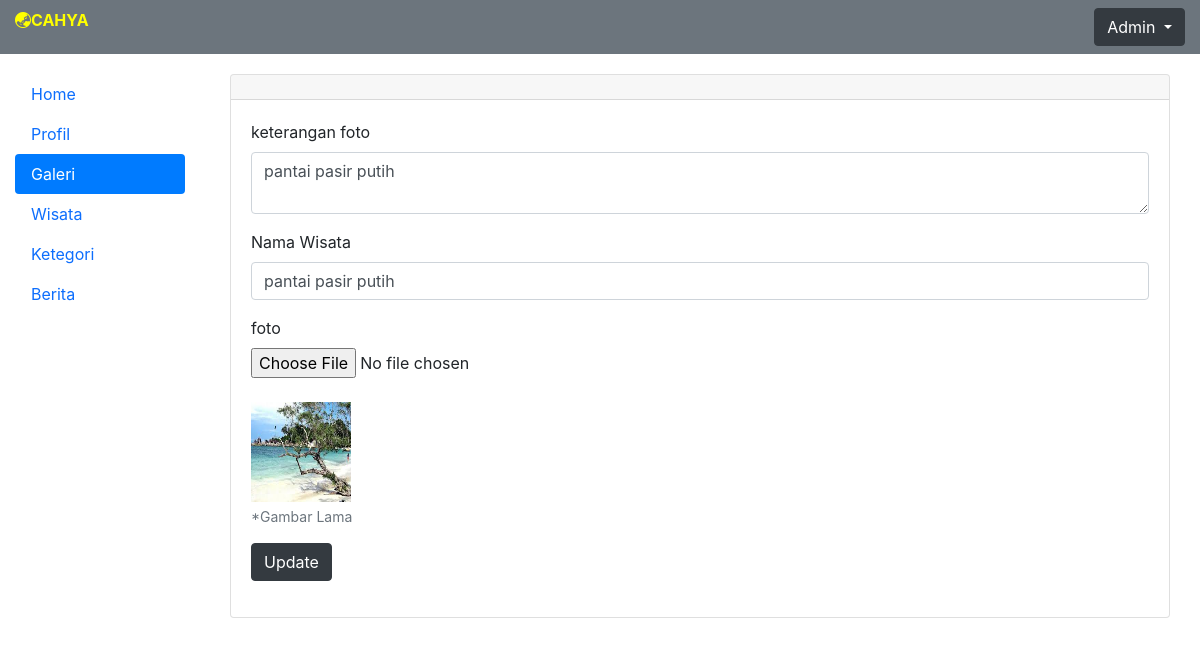
The page /dashboard.php?hal=edit_galeri&id=3 (signed in) on the database its author committed.
### tables this page shows
CREATE TABLE `tbl_galeri` (
  `id_galeri` int(11) NOT NULL,
  `keterangan_foto` varchar(51) NOT NULL,
  `id_wisata` int(11) NOT NULL,
  `nama_foto` varchar(51) NOT NULL
);

### modul/mod_galeri/edit_galeri.php (the view, shortened to what this page needs)
<div class="container-fluid">
    <div class="card">
        <div class="card-header"></div>
        <div class="card-body">
            <?php
            $id = $_GET['id'];
            $sql = mysqli_query($koneksi,"SELECT * FROM tbl_galeri WHERE id_galeri=$id");
            $r = mysqli_fetch_array($sql);
            ?>
            <form action="" method="POST" enctype="multipart/form-data">
                <div class="form-group">
                    <label>keterangan foto</label>
                    <textarea class="form-control" name="keterangan_foto" rows="2"><?php echo $r['keterangan_foto']?></textarea>
                </div>
                <div class="form-group">
                    <label>Nama Wisata</label>
                    <select name="id_wisata" class="form-control">
                            <?php
                        $tampil = mysqli_query($koneksi,"SELECT * FROM tbl_wisata");
                        while($a = mysqli_fetch_array($tampil)){
                            if($r['id_wisata'] == $a['id_wisata']){
                                ?>
                                <option value="<?php echo $a['id_wisata']?>" selected><?php echo $a['nama_wisata']?></option>
                                <?php
                             } else{ ?>
                                    <option value="<?php echo $a['id_wisata']?>"><?php echo $a['nama_wisata']?></option>
                             <?php
                             }
                        }
                        ?>
                    </select>
                </div>
                <div class="form-group">
                    <label>foto</label>
                    <input type="file" class="form-control-file" name="nama_foto">
                    <img  class="mt-4" src="././img_galeri/<?php echo $r['nama_foto'] ?>" height="100" width="100">
                    <small class="form-text text-muted">*Gambar Lama</small>
                </div>
                <div class="form-group">
                    <button type="submit" name="submit" class="btn btn-dark">Update</button>
                </div>
            </form>
        </div>
    </div>
</div>

### rows shown on the page
tbl_galeri: keterangan_foto "pantai pasir putih", nama_foto (picture)

### other values the page prints
form field id_wisata "pantai pasir putih"
